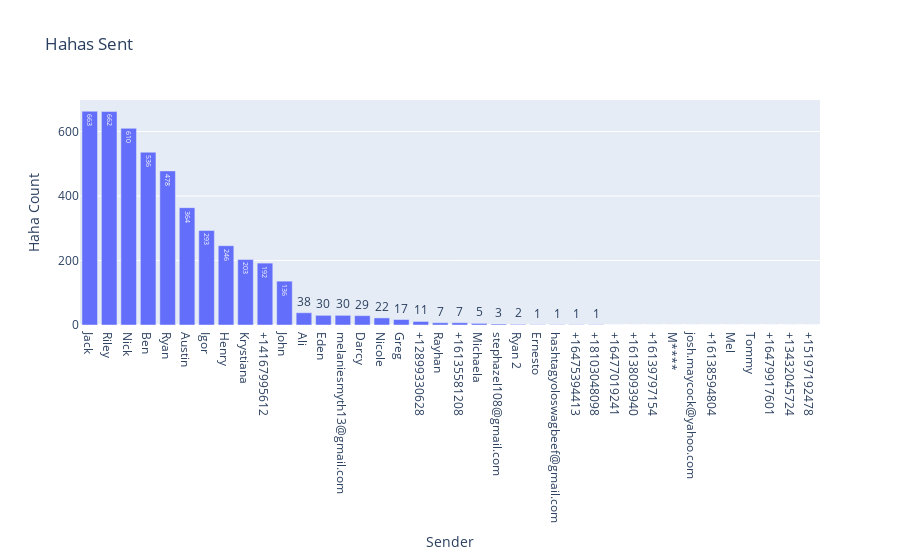

Here is the notebook cell this chart was saved with:
### Code cell
fig = go.Figure(data=[go.Bar(
            x=text_count['hahas_sent'].sort_values(ascending=False).index, y=text_count['hahas_sent'].sort_values(ascending=False),
            text=text_count['hahas_sent'].sort_values(ascending=False),
            textposition='auto',
        )])

fig.update_layout(
    title="Hahas Sent",
    xaxis_title="Sender",
    yaxis_title="Haha Count",
)

fig.show()

### Figure 1 — Plotly figure (JSON) as saved in the notebook; plotly's stock layout.template omitted (floating-point values rounded to 4 significant figures)
{"data": [{"text": [663, 662, 610, 536, 478, 364, 293, 246, 203, 192, 136, 38, 30, 30, 29, 22, 17, 11, 7, 7, 5, 3, 2, 1, 1, 1, 1, 0, 0, 0, 0, 0, 0, 0, 0, 0, 0, 0], "type": "bar", "x": ["Jack", "Riley", "Nick", "Ben", "Ryan", "Austin", "Igor", "Henry", "Krystiana", "+14167995612", "John", "Ali", "Eden", "melaniesmyth13@gmail.com", "Darcy", "Nicole", "Greg", "+12899330628", "Rayhan", "+16135581208", "Michaela", "stephazel108@gmail.com", "Ryan 2", "Ernesto", "hashtagyoloswagbeef@gmail.com", "+16475394413", "+18103048098", "+16477019241", "+16138093940", "+16139797154", "M****", "josh.maycock@yahoo.com", "+16138594804", "Mel", "Tommy", "+16479917601", "+13432045724", "+15197192478"], "y": [663, 662, 610, 536, 478, 364, 293, 246, 203, 192, 136, 38, 30, 30, 29, 22, 17, 11, 7, 7, 5, 3, 2, 1, 1, 1, 1, 0, 0, 0, 0, 0, 0, 0, 0, 0, 0, 0]}], "layout": {"title": {"text": "Hahas Sent"}, "xaxis": {"title": {"text": "Sender"}}, "yaxis": {"title": {"text": "Haha Count"}}}}
